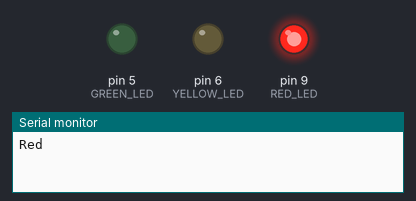
The sketch below on a simulated Arduino Uno, built with avr-gcc and run on an emulated ATmega328P. Shown: output pins drawn as LEDs (lit = HIGH), the last lines printed to the serial monitor.

Above: at 0.5 s.
At 1.5 s:
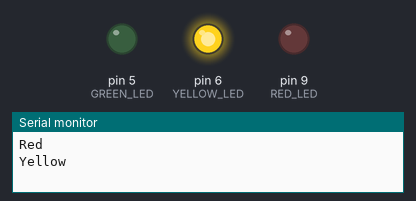
At 5.5 s:
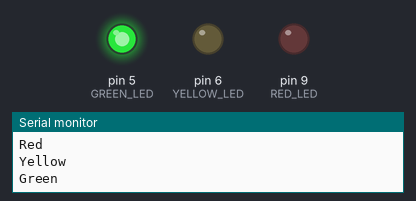
Timing chart, 0 to 6.9 s (numbered marks = the images above):
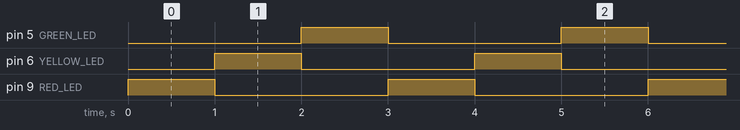

The sketch:

einparkhilfe_workshop_step6.ino
```cpp
const int GREEN_LED = 5;
const int YELLOW_LED = 6;
const int RED_LED = 9;

void setup() {
  pinMode (GREEN_LED, OUTPUT);
  pinMode (YELLOW_LED, OUTPUT);
  pinMode (RED_LED, OUTPUT);

  Serial.begin(115200);
}

void loop() {
  // Red LED is on, all other LEDs are off
  digitalWrite (GREEN_LED, LOW);
  digitalWrite (YELLOW_LED, LOW);
  digitalWrite (RED_LED, HIGH);
  Serial.println("Red");
  delay (1000);

  // Yellow LED is on, all other LEDs are off
  digitalWrite (GREEN_LED, LOW);
  digitalWrite (YELLOW_LED, HIGH);
  digitalWrite (RED_LED, LOW);
  Serial.println("Yellow");
  delay (1000);

  // Green LED is on, all other LEDs are off
  digitalWrite (GREEN_LED, HIGH);
  digitalWrite (YELLOW_LED, LOW);
  digitalWrite (RED_LED, LOW);
  Serial.println("Green");
  delay (1000);
}
```

Measured:
- by itself, pin 5 (GREEN_LED), pin 6 (YELLOW_LED), pin 9 (RED_LED): alternates HIGH for 1.0 s and LOW for 2.0 s
- by itself, everything shown: repeats every 3.0 s, in 3 steps
